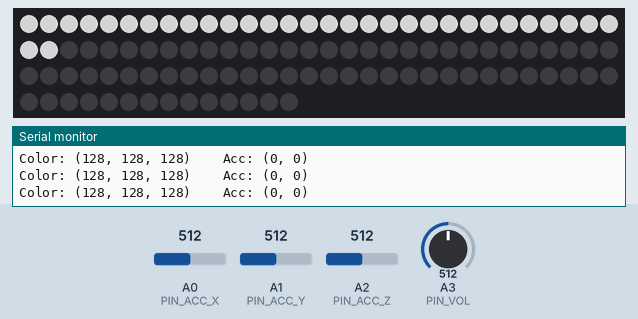
The sketch below on a simulated Arduino Uno, built with avr-gcc and run on an emulated ATmega328P. Shown: 104 RGB LEDs in strip order, left to right, continuing on the next row, the last lines printed to the serial monitor. The inputs (shaded band) are chosen by the test bench; at power-on: A0 (PIN_ACC_X) = 512, A1 (PIN_ACC_Y) = 512, A3 (PIN_VOL) = 512, A2 (PIN_ACC_Z) = 512. Dim RGB values are drawn brighter than linear.

Above: at 1.24 s.
1.3 s: A0 (PIN_ACC_X) set to 716
At 2.09 s:
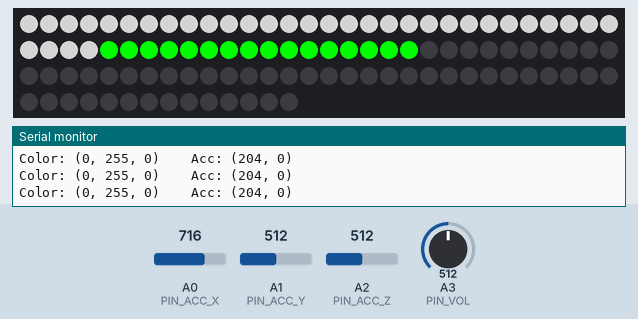
3.7 s: A1 (PIN_ACC_Y) set to 992
At 3.75 s:
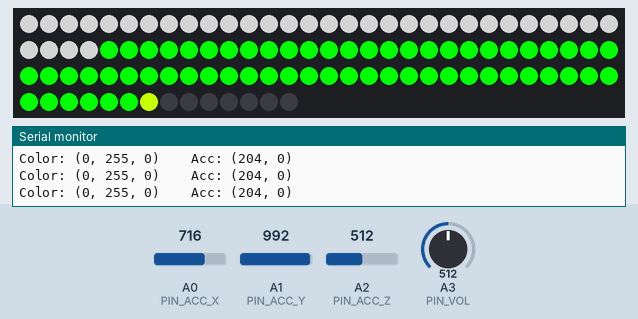
5.3 s: A3 (PIN_VOL) set to 306
At 5.37 s:
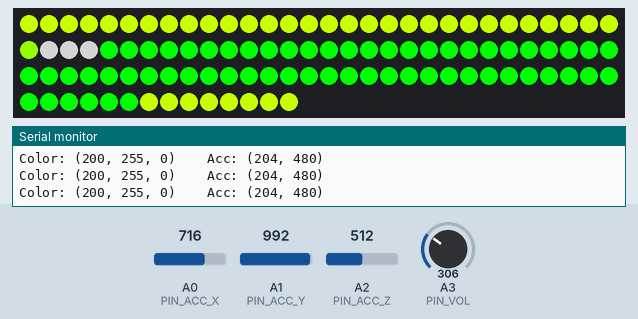
6.9 s: A0 (PIN_ACC_X) set to 245
At 6.95 s:
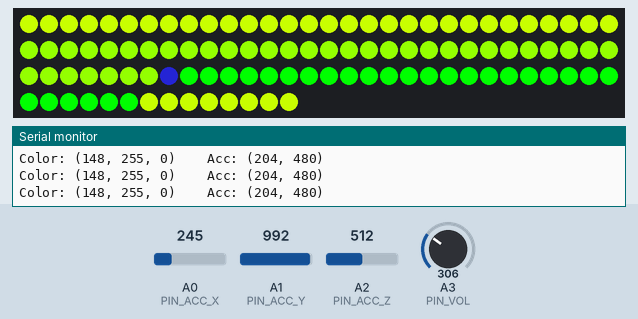
8.5 s: A0 (PIN_ACC_X) set to 265
At 8.56 s:
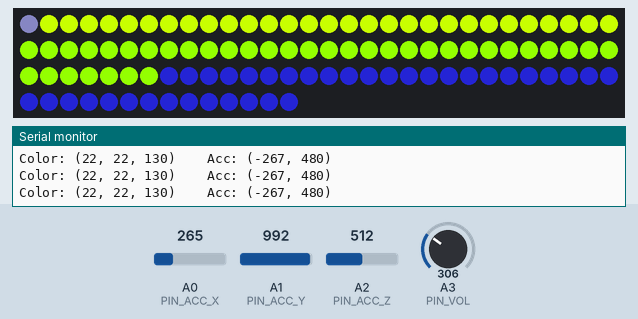
10.1 s: A3 (PIN_VOL) set to 716
At 10.15 s:
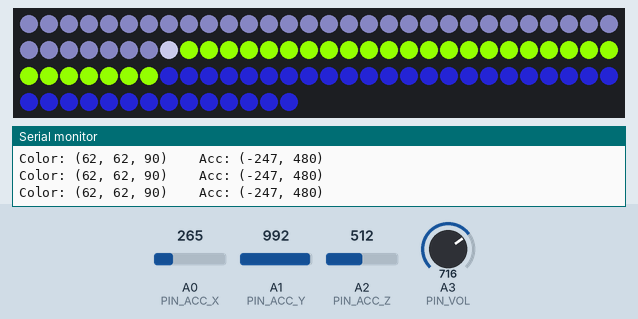

The sketch:

SnowboardLED.ino
```cpp
#include <Adafruit_NeoPixel.h>
#include <math.h>

#define PIN_LED 6
#define PIN_ACC_X 0
#define PIN_ACC_Y 1
#define PIN_ACC_Z 2
#define PIN_VOL 3
#define NUMPIXELS 104

#define INIT_COUNT 10
int init_x;
int init_y;
int init_z;

Adafruit_NeoPixel pixels = Adafruit_NeoPixel(NUMPIXELS, PIN_LED, NEO_GRB + NEO_KHZ800);

int delayval = 10;
int ledint = 255;
int ledsat = 250;

/*****************************************************************
/* setup                                                        */
/****************************************************************/
void setup() {
  Serial.begin(9600);
  pixels.begin(); // This initializes the NeoPixel library.

  // 加速度センサーの初期値を設定
  getInitAccSensorVal();
}

/*****************************************************************
/* loop                                                         */
/****************************************************************/
void loop() {
  long accx = 0;
  long accy = 0;
  long accz = 0;
  long dx;
  long dy;
  int r, g, b;

  for (int i = 0; i < NUMPIXELS; i++) {
    // ボリュームの値を取得
    ledint = analogRead(PIN_VOL) / 4;

    // 加速度センサの値を取得
    accx = analogRead(PIN_ACC_X);
    accy = analogRead(PIN_ACC_Y);
    accz = analogRead(PIN_ACC_Z);
    //  print_acc(accx, accy, accz); // 加速度センサの値をシリアルポートに出力

    /***********************************************/
    /* (255, 255, 255) : white                     */
    /* (255, 255, 0)   : yellow                    */
    /* (0, 255, 255)   : cyan                      */
    /* (0, 255, 0)     : green                     */
    /* (0, 0, 255)     : blue                      */
    /*                                             */
    /*            green                            */
    /*              ↑                             */
    /*   cyan  ← white  → yellow                 */
    /*              ↓                             */
    /*             blue                            */
    /*                                             */
    /***********************************************/

    // 必要な変数を宣言
    dx = accx - init_x;
    dy = accy - init_y;

    r = ledint;
    g = ledint;
    b = ledint;

    // 傾きに応じて色を設定
    if (dx > 0) {
      r = r - dx * 2;  // 減算
      g = g + dx * 2;  // 加算
      b = b - dx * 2;  // 減算
    }
    else {
      r = r + dx * 2;  // 減算
      g = g + dx * 2;  // 減算
      b = b - dx * 2;  // 加算
    }
    if (dy > 0) {
      r = r + dy;  // 加算
      g = g + dy;  // 加算
      b = b - dy;  // 減算
    }
    else {
      r = r + dy;  // 減算
      g = g - dy;  // 加算
      b = b - dy;  // 加算
    }
    // 上下限処理
    r = (r > 255) ? 255 : ((r < 0) ? 0 : r);
    g = (g > 255) ? 255 : ((g < 0) ? 0 : g);
    b = (b > 255) ? 255 : ((b < 0) ? 0 : b);

    print_vals(r, g, b, dx, dy); // for debug

    // LEDに色情報を設定
    pixels.setPixelColor(i, (((uint32_t)r << 16) | ((uint32_t)g << 8) | b));
    pixels.show(); // This sends the updated pixel color to the hardware.
    delay(delayval); // Delay for a period of time (in milliseconds).
  }
}

/*****************************************************************
/* print_vals                                                   */
/*                                                              */
/*   各種値をシリアルモニターに出力する                         */
/****************************************************************/
void print_vals(int r, int g, int b, long dx, long dy) {
  Serial.print("Color: (");
  Serial.print(r);
  Serial.print(", ");
  Serial.print(g);
  Serial.print(", ");
  Serial.print(b);
  Serial.print(")    Acc: (");
  Serial.print(dx);
  Serial.print(", ");
  Serial.print(dy);
  Serial.println(")");
}

/*****************************************************************
/* getInitAccSensorVal                                          */
/*                                                              */
/*   加速度センサーの基準値を設定する                           */
/****************************************************************/
void getInitAccSensorVal() {
  float sum_x = 0.0f;
  float sum_y = 0.0f;
  float sum_z = 0.0f;
  for (int i = 0; i < INIT_COUNT; i++) {
    sum_x += analogRead(PIN_ACC_X);
    sum_y += analogRead(PIN_ACC_Y);
    sum_z += analogRead(PIN_ACC_Z);
  }
  init_x = (int)(sum_x/INIT_COUNT);
  init_y = (int)(sum_y/INIT_COUNT);
  init_z = (int)(sum_z/INIT_COUNT);
}
```

Measured:
- after the input at 1.3 s, the LEDs: first change after 0.33 s (image 1 shows a later state)
- after the input at 3.7 s, the LEDs: first differ from a run without the input after 0.05 s (image 2)
- after the input at 5.3 s, the LEDs: first differ from a run without the input after 0.07 s (image 3)
- after the input at 6.9 s, the LEDs: first differ from a run without the input at once (image 4)
- after the input at 8.5 s, the LEDs: first differ from a run without the input after 0.06 s (image 5)
- after the input at 10.1 s, the LEDs: change at once (image 6)
